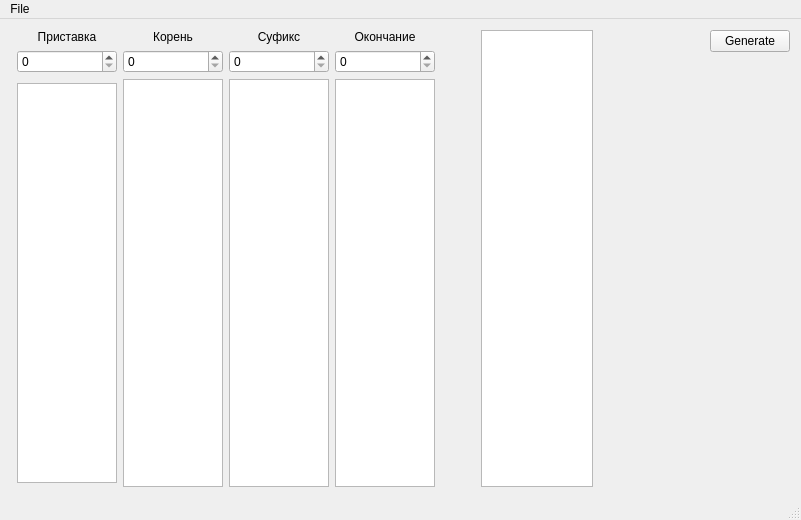
<?xml version="1.0" encoding="UTF-8"?>
<ui version="4.0">
 <class>MainWindow</class>
 <widget class="QMainWindow" name="MainWindow">
  <property name="geometry">
   <rect>
    <x>0</x>
    <y>0</y>
    <width>801</width>
    <height>520</height>
   </rect>
  </property>
  <property name="windowTitle">
   <string>MainWindow</string>
  </property>
  <widget class="QWidget" name="centralWidget">
   <property name="layoutDirection">
    <enum>Qt::LeftToRight</enum>
   </property>
   <layout class="QFormLayout" name="formLayout_2">
    <item row="1" column="1">
     <layout class="QGridLayout" name="gridLayout_2">
      <item row="1" column="2">
       <widget class="QListView" name="listView_5">
        <property name="sizeAdjustPolicy">
         <enum>QAbstractScrollArea::AdjustToContents</enum>
        </property>
       </widget>
      </item>
      <item row="1" column="3">
       <spacer name="horizontalSpacer_3">
        <property name="orientation">
         <enum>Qt::Horizontal</enum>
        </property>
        <property name="sizeHint" stdset="0">
         <size>
          <width>40</width>
          <height>20</height>
         </size>
        </property>
       </spacer>
      </item>
      <item row="1" column="8">
       <layout class="QVBoxLayout" name="verticalLayout">
        <property name="spacing">
         <number>2</number>
        </property>
        <item>
         <widget class="QPushButton" name="pushButton">
          <property name="text">
           <string>Generate</string>
          </property>
         </widget>
        </item>
        <item>
         <spacer name="verticalSpacer">
          <property name="orientation">
           <enum>Qt::Vertical</enum>
          </property>
          <property name="sizeHint" stdset="0">
           <size>
            <width>20</width>
            <height>40</height>
           </size>
          </property>
         </spacer>
        </item>
       </layout>
      </item>
      <item row="1" column="0">
       <layout class="QGridLayout" name="gridLayout">
        <item row="2" column="2">
         <widget class="QListView" name="listView_4">
          <property name="minimumSize">
           <size>
            <width>0</width>
            <height>400</height>
           </size>
          </property>
          <property name="maximumSize">
           <size>
            <width>100</width>
            <height>16777215</height>
           </size>
          </property>
          <property name="horizontalScrollBarPolicy">
           <enum>Qt::ScrollBarAlwaysOff</enum>
          </property>
          <property name="sizeAdjustPolicy">
           <enum>QAbstractScrollArea::AdjustToContents</enum>
          </property>
         </widget>
        </item>
        <item row="2" column="0">
         <widget class="QListView" name="listView">
          <property name="sizePolicy">
           <sizepolicy hsizetype="Minimum" vsizetype="Maximum">
            <horstretch>0</horstretch>
            <verstretch>0</verstretch>
           </sizepolicy>
          </property>
          <property name="minimumSize">
           <size>
            <width>0</width>
            <height>400</height>
           </size>
          </property>
          <property name="maximumSize">
           <size>
            <width>100</width>
            <height>16777215</height>
           </size>
          </property>
          <property name="horizontalScrollBarPolicy">
           <enum>Qt::ScrollBarAlwaysOff</enum>
          </property>
          <property name="sizeAdjustPolicy">
           <enum>QAbstractScrollArea::AdjustToContents</enum>
          </property>
         </widget>
        </item>
        <item row="2" column="3">
         <widget class="QListView" name="listView_3">
          <property name="minimumSize">
           <size>
            <width>0</width>
            <height>400</height>
           </size>
          </property>
          <property name="maximumSize">
           <size>
            <width>100</width>
            <height>16777215</height>
           </size>
          </property>
          <property name="horizontalScrollBarPolicy">
           <enum>Qt::ScrollBarAlwaysOff</enum>
          </property>
          <property name="sizeAdjustPolicy">
           <enum>QAbstractScrollArea::AdjustToContents</enum>
          </property>
         </widget>
        </item>
        <item row="1" column="1">
         <widget class="QSpinBox" name="spinBox_2"/>
        </item>
        <item row="1" column="2">
         <widget class="QSpinBox" name="spinBox_3"/>
        </item>
        <item row="1" column="3">
         <widget class="QSpinBox" name="spinBox_4"/>
        </item>
        <item row="1" column="0">
         <widget class="QSpinBox" name="spinBox"/>
        </item>
        <item row="0" column="2">
         <widget class="QLabel" name="label">
          <property name="text">
           <string>Суфикс</string>
          </property>
          <property name="alignment">
           <set>Qt::AlignCenter</set>
          </property>
         </widget>
        </item>
        <item row="0" column="3">
         <widget class="QLabel" name="label_2">
          <property name="text">
           <string>Окончание</string>
          </property>
          <property name="alignment">
           <set>Qt::AlignCenter</set>
          </property>
         </widget>
        </item>
        <item row="0" column="1">
         <widget class="QLabel" name="label_3">
          <property name="text">
           <string>Корень</string>
          </property>
          <property name="alignment">
           <set>Qt::AlignCenter</set>
          </property>
         </widget>
        </item>
        <item row="0" column="0">
         <widget class="QLabel" name="label_4">
          <property name="text">
           <string>Приставка</string>
          </property>
          <property name="alignment">
           <set>Qt::AlignCenter</set>
          </property>
         </widget>
        </item>
        <item row="2" column="1">
         <widget class="QListView" name="listView_2">
          <property name="sizePolicy">
           <sizepolicy hsizetype="Minimum" vsizetype="Minimum">
            <horstretch>0</horstretch>
            <verstretch>0</verstretch>
           </sizepolicy>
          </property>
          <property name="minimumSize">
           <size>
            <width>0</width>
            <height>400</height>
           </size>
          </property>
          <property name="maximumSize">
           <size>
            <width>120</width>
            <height>16777215</height>
           </size>
          </property>
          <property name="horizontalScrollBarPolicy">
           <enum>Qt::ScrollBarAlwaysOff</enum>
          </property>
          <property name="sizeAdjustPolicy">
           <enum>QAbstractScrollArea::AdjustToContents</enum>
          </property>
         </widget>
        </item>
       </layout>
      </item>
      <item row="1" column="1">
       <spacer name="horizontalSpacer_2">
        <property name="orientation">
         <enum>Qt::Horizontal</enum>
        </property>
        <property name="sizeType">
         <enum>QSizePolicy::Preferred</enum>
        </property>
        <property name="sizeHint" stdset="0">
         <size>
          <width>40</width>
          <height>20</height>
         </size>
        </property>
       </spacer>
      </item>
     </layout>
    </item>
   </layout>
  </widget>
  <widget class="QMenuBar" name="menuBar">
   <property name="geometry">
    <rect>
     <x>0</x>
     <y>0</y>
     <width>801</width>
     <height>21</height>
    </rect>
   </property>
   <widget class="QMenu" name="menuFile">
    <property name="title">
     <string>File</string>
    </property>
   </widget>
   <addaction name="menuFile"/>
  </widget>
  <widget class="QStatusBar" name="statusBar"/>
 </widget>
 <layoutdefault spacing="6" margin="11"/>
 <resources/>
 <connections/>
</ui>
